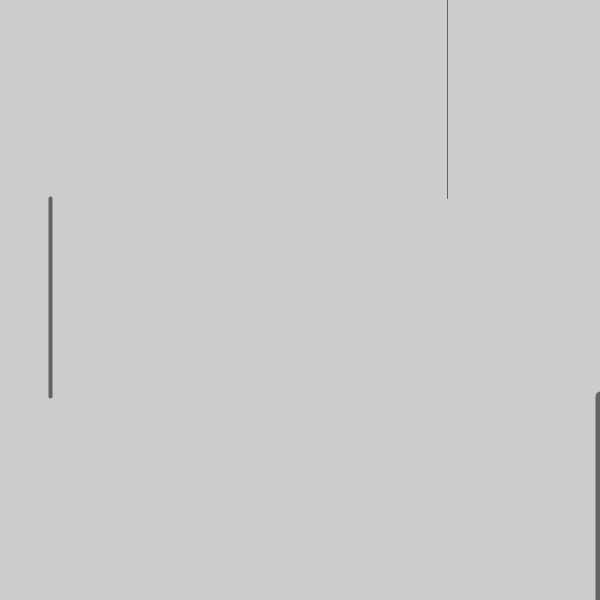
Frame 1 (no input)
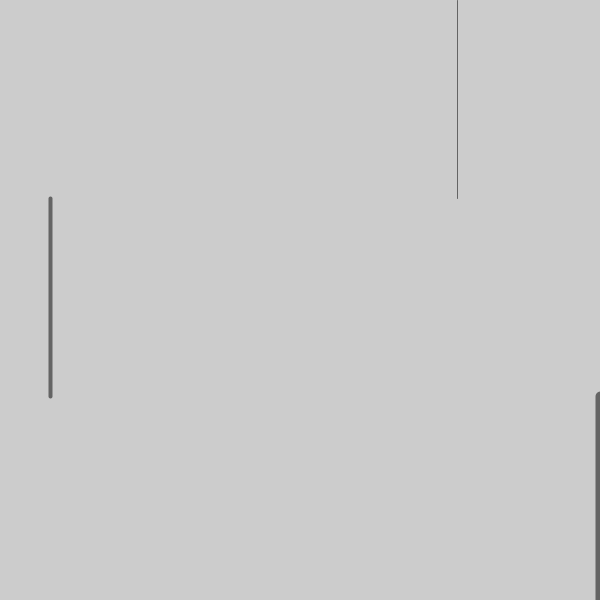
Frame 60 (the mouse pressed at the canvas centre just before this capture)
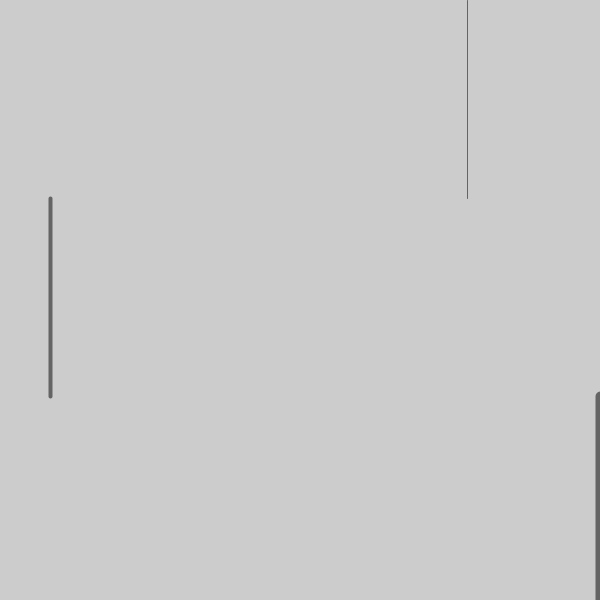
Frame 120 (the mouse held since frame 60 and released just before this capture)

The Processing sketch that drew these frames (run headless with seeded random() and noise(); from frame 60 on, the mouse is pressed at the canvas centre):

// Processing sketch: ex_20_time_clock
// ── ex_20_time_clock.pde
/* Adapted from
 * https://processing.org/reference/minute_.html
 */
void setup() {
  size(600, 600);
}

void draw() {
  background(204, 204, 204);
  stroke(100, 100, 100);

  float s = second();  // Values from 0 - 59
  float m = minute();  // Values from 0 - 59
  float h = hour();    // Values from 0 - 23

  // remap all values to width of sketch
  s = map(s, 0, 59, 0, width);
  m = map(m, 0, 59, 0, width);
  h = map(h, 0, 23, 0, width);

  // divide sketch into 3 sections
  float sec1 = 0;
  float sec2 = 0.33 * height;
  float sec3 = 0.66 * height;
  float sec4 = height;

  strokeWeight(1);
  line(s, sec1, s, sec2);

  strokeWeight(4);
  line(m, sec2, m, sec3);

  strokeWeight(10);
  line(h, sec3, h, sec4);
}
